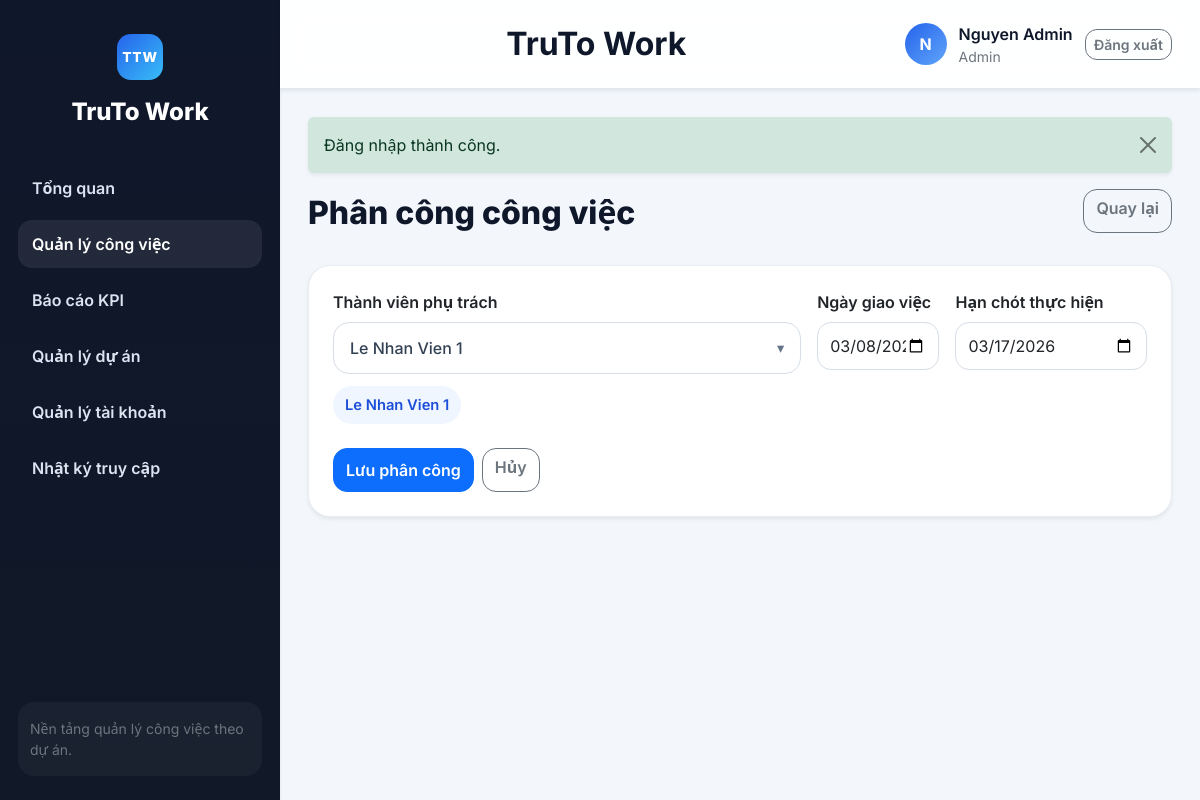
The app's page /index.php?route=cong_viec/assign&id=4 (signed in) with its own data.
### tables this page shows
CREATE TABLE `tai_khoan` (
  `id` int(11) NOT NULL,
  `name` varchar(150) NOT NULL,
  `email` varchar(150) NOT NULL,
  `password` varchar(255) NOT NULL,
  `role` enum('admin','manager','employee') NOT NULL DEFAULT 'employee',
  `department` varchar(100) DEFAULT NULL,
  `status` enum('active','inactive') NOT NULL DEFAULT 'active',
  `created_at` datetime NOT NULL
);

CREATE TABLE `thanh_vien_du_an` (
  `id` int(11) NOT NULL,
  `project_id` int(11) NOT NULL,
  `user_id` int(11) NOT NULL,
  `project_role` enum('lead','member','reviewer') NOT NULL DEFAULT 'member',
  `joined_at` datetime NOT NULL
);

CREATE TABLE `cong_viec` (
  `id` int(11) NOT NULL,
  `project_id` int(11) NOT NULL,
  `title` varchar(200) NOT NULL,
  `description` text DEFAULT NULL,
  `priority` enum('low','medium','high') NOT NULL DEFAULT 'medium',
  `status` enum('new','assigned','in_progress','blocked','submitted','approved','redo') NOT NULL DEFAULT 'new',
  `deadline` date NOT NULL,
  `start_date` date DEFAULT NULL,
  `assignee_id` int(11) DEFAULT NULL,
  `created_by` int(11) NOT NULL,
  `expected_score` int(11) NOT NULL DEFAULT 0,
  `review_score` int(11) DEFAULT NULL,
  `review_comment` text DEFAULT NULL,
  `approved_at` datetime DEFAULT NULL,
  `created_at` datetime NOT NULL,
  `updated_at` datetime NOT NULL
);

### app/core/BaseController.php (called while the page is built, shortened)
<?php
abstract class BaseController
{
    protected function render(string $view, array $data = [], string $title = APP_NAME): void
    {
        extract($data);
        $viewFile = VIEW_PATH . '/' . $view . '.php';
        require $viewFile;
        $content = ob_get_clean();
        require VIEW_PATH . '/layouts/main.php';
    }
}

### app/controllers/TaskController.php (called while the page is built, shortened)
<?php
class TaskController extends BaseController
{
    public function assign(int $id): void
    {
        $taskModel = new Task();
        $projectModel = new Project();
        $task = $taskModel->find($id);
        $members = $projectModel->members((int) $task['project_id']);
        $selectedAssigneeIds = array_map(static fn (array $item): int => (int) $item['id'], $taskModel->assignedUsers($id));
        $this->render('cong_viec/assign', compact('task', 'project', 'members', 'selectedAssigneeIds'), 'Phân công công việc');
    }
}

### app/bootstrap.php (called while the page is built, shortened)
<?php
spl_autoload_register(function (string $class): void {
    $prefix = 'App\\';
    $relative = substr($class, strlen($prefix));
    $relativePath = str_replace('\\', '/', $relative);
    $file = APP_PATH . '/' . strtolower(dirname($relativePath)) . '/' . basename($relativePath) . '.php';
});
require APP_PATH . '/core/helpers.php';

### app/core/Database.php (called while the page is built, shortened)
<?php
final class Database
{
    private static ?PDO $instance = null;
    public static function connection(): PDO
    {
        if (self::$instance === null) {
            $dsn = 'mysql:host=' . DB_HOST . ';port=' . DB_PORT . ';dbname=' . DB_NAME . ';charset=utf8';
            try {
                self::$instance = new PDO($dsn, DB_USER, DB_PASS, [
                    PDO::ATTR_ERRMODE => PDO::ERRMODE_EXCEPTION,
                    PDO::ATTR_DEFAULT_FETCH_MODE => PDO::FETCH_ASSOC,
                    PDO::MYSQL_ATTR_INIT_COMMAND => 'SET NAMES utf8 COLLATE utf8_general_ci',
                ]);
            } catch (PDOException $exception) {
                http_response_code(500);
                exit('Không thể kết nối MySQL. Kiểm tra lại file app/config/config.php và import CSDL.');
            }
        }
        return self::$instance;
    }
}

### app/models/BaseModel.php (called while the page is built, shortened)
<?php
abstract class BaseModel
{
    public function __construct()
    {
        $this->db = Database::connection();
    }
}

### app/models/Task.php (called while the page is built, shortened)
<?php
class Task extends BaseModel
{
    public function find(int $id): ?array
    {
        $stmt = $this->db->prepare(
            'SELECT t.*, p.name AS project_name, p.code AS project_code,
                    assignee.name AS assignee_name,
                    COALESCE(NULLIF((
                        SELECT GROUP_CONCAT(DISTINCT u.name ORDER BY u.name SEPARATOR ", ")
                        FROM cong_viec_phu_trach cpt
                        INNER JOIN tai_khoan u ON u.id = cpt.user_id
                        WHERE cpt.task_id = t.id
                    ), ""), assignee.name) AS assignee_names,
                    creator.name AS creator_name
             FROM cong_viec t
             INNER JOIN du_an p ON p.id = t.project_id
             LEFT JOIN tai_khoan assignee ON assignee.id = t.assignee_id
             LEFT JOIN tai_khoan creator ON creator.id = t.created_by
             WHERE t.id = :id LIMIT 1'
        );
        $stmt->execute(['id' => $id]);
        return $stmt->fetch() ?: null;
    }
    public function assignedUsers(int $taskId): array
    {
        $stmt = $this->db->prepare(
            'SELECT u.id, u.name, u.email, u.role
             FROM cong_viec_phu_trach cpt
             INNER JOIN tai_khoan u ON u.id = cpt.user_id
             WHERE cpt.task_id = :task_id
             ORDER BY u.name'
        );
        $stmt->execute(['task_id' => $taskId]);
        return $stmt->fetchAll();
    }
    private function ensureMultiAssigneeStorage(): void
    {
        $this->db->exec(
            'CREATE TABLE IF NOT EXISTS cong_viec_phu_trach (
                id INT(11) NOT NULL AUTO_INCREMENT,
                task_id INT(11) NOT NULL,
                user_id INT(11) NOT NULL,
                created_at DATETIME NOT NULL,
                PRIMARY KEY (id),
                UNIQUE KEY uniq_task_user (task_id, user_id),
                KEY idx_task_id (task_id),
                KEY idx_user_id (user_id),
                CONSTRAINT fk_cpt_task FOREIGN KEY (task_id) REFERENCES cong_viec (id) ON DELETE CASCADE,
                CONSTRAINT fk_cpt_user FOREIGN KEY (user_id) REFERENCES tai_khoan (id) ON DELETE CASCADE
            ) ENGINE=InnoDB DEFAULT CHARSET=utf8 COLLATE=utf8_general_ci'
        );
    }
    private function syncLegacyAssignments(): void
    {
        $this->db->exec(
            'INSERT IGNORE INTO cong_viec_phu_trach(task_id, user_id, created_at)
             SELECT id, assignee_id, NOW()
             FROM cong_viec
             WHERE assignee_id IS NOT NULL'
        );
    }
}

### app/core/helpers.php (called while the page is built, shortened)
<?php
function e(?string $value): string
{
    return htmlspecialchars((string) $value, ENT_QUOTES, 'UTF-8');
}
function route_url(string $route, array $params = []): string
{
    $query = array_merge(['route' => $route], $params);
    return 'index.php?' . http_build_query($query);
}
function consume_flash(): ?array
{
    $flash = $_SESSION['flash'];
    return $flash;
}
function current_user(): ?array
{
    return Auth::user();
}
function role_label(string $role): string
{
    return match ($role) {
        'admin' => 'Admin',
        'manager' => 'Trưởng nhóm',
        'employee' => 'Nhân viên',
        default => ucfirst($role),
    };
}
function active_menu(string $routePrefix): string
{
    $route = (string) ($_GET['route'] ?? 'dashboard/index');
    return str_starts_with($route, $routePrefix) ? 'is-active' : '';
}

### app/models/Project.php (called while the page is built, shortened)
<?php
class Project extends BaseModel
{
    public function members(int $projectId): array
    {
        $stmt = $this->db->prepare(
            'SELECT pm.id, pm.project_role, pm.joined_at, u.id AS user_id, u.name, u.email, u.role, u.status
             FROM thanh_vien_du_an pm
             INNER JOIN tai_khoan u ON u.id = pm.user_id
             WHERE pm.project_id = :project_id
             ORDER BY pm.project_role DESC, u.name'
        );
        $stmt->execute(['project_id' => $projectId]);
        return $stmt->fetchAll();
    }
}

### app/models/User.php (called while the page is built, shortened)
<?php
class User extends BaseModel
{
    public function find(int $id): ?array
    {
        $stmt = $this->db->prepare('SELECT * FROM tai_khoan WHERE id = :id LIMIT 1');
        $stmt->execute(['id' => $id]);
        return $stmt->fetch() ?: null;
    }
}

### app/core/Auth.php (called while the page is built, shortened)
<?php
final class Auth
{
    public static function user(): ?array
    {
        return (new User())->find((int) $_SESSION['user_id']);
    }
}

### app/views/cong_viec/assign.php (the view, shortened to what this page needs)
<div class="section-header">
    <div>
        <div class="section-title">Phân công công việc</div>
    </div>
    <a class="btn btn-outline-secondary" href="<?= e(route_url('cong_viec/show', ['id' => $task['id']])) ?>">Quay lại</a>
</div>
<div class="card border-0 shadow-sm">
    <div class="card-body p-4">
        <form method="post" action="<?= e(route_url('cong_viec/saveAssignment', ['id' => $task['id']])) ?>">
            <div class="row g-3">
                <div class="col-12 col-lg-7">
                    <label class="form-label fw-semibold">Thành viên phụ trách</label>
                    <div class="assignee-dropdown" data-assignee-dropdown>
                        <button type="button" class="assignee-toggle" data-assignee-toggle aria-expanded="false">
                            <span class="assignee-toggle-label" data-assignee-label>
                            </span>
                            <span class="assignee-toggle-icon">▾</span>
                        </button>
                    </div>
                    <div class="assignee-selected" data-assignee-selected>
                        <?php foreach ($members as $member): ?>
                            <?php $checked = in_array((int) $member['user_id'], $selectedAssigneeIds ?? [], true); ?>
                            <span class="assignee-pill <?= $checked ? '' : 'd-none' ?>" data-assignee-pill="<?= e((string) $member['user_id']) ?>">
                                <?= e($member['name']) ?>
                            </span>
                        <?php endforeach; ?>
                    </div>
                </div>
                <div class="col-sm-6 col-lg-2">
                    <label class="form-label fw-semibold">Ngày giao việc</label>
                    <input type="date" class="form-control" name="start_date" value="<?= e($task['start_date'] ?? date('Y-m-d')) ?>">
                </div>
                <div class="col-sm-6 col-lg-3">
                    <label class="form-label fw-semibold">Hạn chót thực hiện</label>
                    <input type="date" class="form-control" name="deadline" value="<?= e($task['deadline']) ?>">
                </div>
            </div>
            <div class="mt-4 d-flex gap-2 flex-wrap">
                <button class="btn btn-primary">Lưu phân công</button>
                <a class="btn btn-outline-secondary" href="<?= e(route_url('cong_viec/show', ['id' => $task['id']])) ?>">Hủy</a>
            </div>
        </form>
    </div>
</div>

### app/views/layouts/main.php (shortened to what this page needs)
<?php
$flash = consume_flash();
$authUser = current_user();
$currentRoute = (string) ($_GET['route'] ?? ($authUser ? 'dashboard/index' : 'home/index'));
$isPublicPage = !$authUser && str_starts_with($currentRoute, 'home/');
$isLoginPage = !$authUser && str_starts_with($currentRoute, 'auth/');
?>
<!doctype html>
<html lang="vi">
<head>
    <link href="https://cdn.jsdelivr.net/npm/bootstrap@5.3.3/dist/css/bootstrap.min.css" rel="stylesheet">
    <link href="assets/css/app.css?v=20260404a" rel="stylesheet">
</head>
<body>
<?php if ($isPublicPage): ?>
    <div class="public-site-shell">
        <header class="public-header">
            <div class="public-container public-header-inner">
                <a class="brand-public" href="<?= e(route_url('home/index')) ?>">
                    <span class="brand-public-mark">TTW</span>
                    <span>
                        <strong>TruTo Work</strong>
                        <small>Quản lý công việc theo dự án</small>
                    </span>
                </a>
                <nav class="public-nav">
                    <a class="<?= $currentRoute === 'home/index' ? 'is-active' : '' ?>" href="<?= e(route_url('home/index')) ?>">Trang chủ</a>
                    <a class="<?= $currentRoute === 'home/about' ? 'is-active' : '' ?>" href="<?= e(route_url('home/about')) ?>">Giới thiệu</a>
                    <a href="<?= e(route_url('auth/login')) ?>">Đăng nhập</a>
                </nav>
            </div>
        </header>
        <main class="public-main">
            <div class="public-container">
                <?php if ($flash): ?>
                    <div class="alert alert-<?= e($flash['type']) ?> alert-dismissible fade show shadow-sm border-0 mt-3">
                        <?= e($flash['message']) ?>
                        <button type="button" class="btn-close" data-bs-dismiss="alert"></button>
                    </div>
                <?php endif; ?>
                <?= $content ?>
            </div>
        </main>
        <footer class="public-footer">
            <div class="public-container public-footer-inner">
                <span>TruTo Work</span>
            </div>
        </footer>
    </div>
<?php else: ?>
    <div class="app-shell">
        <aside class="sidebar shadow-sm">
            <div class="sidebar-brand">
                <div class="brand-icon">TTW</div>
                <div class="brand-title">TruTo Work</div>
            </div>
            <nav class="sidebar-menu">
                <a class="menu-link <?= e(active_menu('dashboard/')) ?>" href="<?= e(route_url('dashboard/index')) ?>">
                    <span>Tổng quan</span>
                </a>
                <a class="menu-link <?= e(active_menu('cong_viec/')) ?>" href="<?= e(route_url('cong_viec/index')) ?>">
                    <span>Quản lý công việc</span>
                </a>
                <a class="menu-link <?= e(active_menu('kpi/')) ?>" href="<?= e(route_url('kpi/index')) ?>">
                    <span>Báo cáo KPI</span>
                </a>
                <?php if (in_array($authUser['role'], ['admin', 'manager'], true)): ?>
                    <a class="menu-link <?= e(active_menu('du_an/')) ?>" href="<?= e(route_url('du_an/index')) ?>">
                        <span>Quản lý dự án</span>
                    </a>
                <?php endif; ?>
                <?php if ($authUser['role'] === 'admin'): ?>
                    <a class="menu-link <?= e(active_menu('tai_khoan/')) ?>" href="<?= e(route_url('tai_khoan/index')) ?>">
                        <span>Quản lý tài khoản</span>
                    </a>
                    <a class="menu-link <?= e(active_menu('nhat_ky/')) ?>" href="<?= e(route_url('nhat_ky/index')) ?>">
                        <span>Nhật ký truy cập</span>
                    </a>
                <?php endif; ?>
            </nav>
            <div class="sidebar-footer">
                <div class="small text-secondary">Nền tảng quản lý công việc theo dự án.</div>
            </div>
        </aside>
        <div class="main-shell">
            <header class="topbar shadow-sm">
                <div class="page-info">
                    <div class="page-label">TruTo Work</div>
                </div>
                <div class="topbar-user">
                    <div class="avatar-badge"><?= e(strtoupper(substr($authUser['name'], 0, 1))) ?></div>
                    <div>
                        <div class="fw-semibold"><?= e($authUser['name']) ?></div>
                        <div class="small text-secondary"><?= e(role_label($authUser['role'])) ?></div>
                    </div>
                    <a class="btn btn-outline-secondary btn-sm" href="<?= e(route_url('auth/logout')) ?>">Đăng xuất</a>
                </div>
            </header>
            <main class="content-shell">
                <?php if ($flash): ?>
                    <div class="alert alert-<?= e($flash['type']) ?> alert-dismissible fade show shadow-sm border-0">
                        <?= e($flash['message']) ?>
                        <button type="button" class="btn-close" data-bs-dismiss="alert"></button>
                    </div>
                <?php endif; ?>
                <?= $content ?>
            </main>
        </div>
    </div>
<?php endif; ?>
</body>
</html>

### records on screen
tai_khoan: name "N", name "Nguyen Admin", role "Admin"
thanh_vien_du_an: user.name "Le Nhan Vien 1"
cong_viec: start_date "03/08/2026", deadline "03/17/2026"

### other values on screen
$flash['message'] "Đăng nhập thành công."
